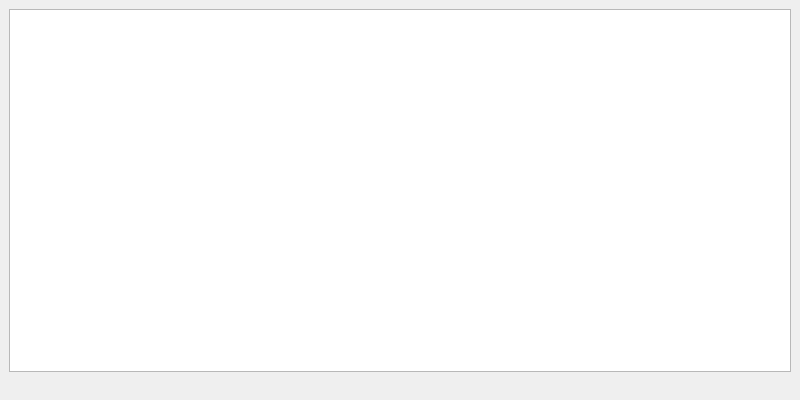
<?xml version="1.0" encoding="UTF-8"?>
<ui version="4.0">
 <class>LoggerWindow</class>
 <widget class="QMainWindow" name="LoggerWindow">
  <property name="geometry">
   <rect>
    <x>0</x>
    <y>0</y>
    <width>800</width>
    <height>400</height>
   </rect>
  </property>
  <property name="windowTitle">
   <string>Debug Log</string>
  </property>
  <property name="windowIcon">
   <iconset resource="../icons.qrc">
    <normaloff>:/icons/debug-log.png</normaloff>:/icons/debug-log.png</iconset>
  </property>
  <widget class="QWidget" name="centralwidget">
   <layout class="QVBoxLayout" name="verticalLayout">
    <item>
     <widget class="QPlainTextEdit" name="viewer">
      <property name="readOnly">
       <bool>true</bool>
      </property>
     </widget>
    </item>
   </layout>
  </widget>
  <widget class="QStatusBar" name="statusbar">
   <property name="sizeGripEnabled">
    <bool>false</bool>
   </property>
  </widget>
 </widget>
 <resources>
  <include location="../icons.qrc"/>
 </resources>
 <connections/>
</ui>
